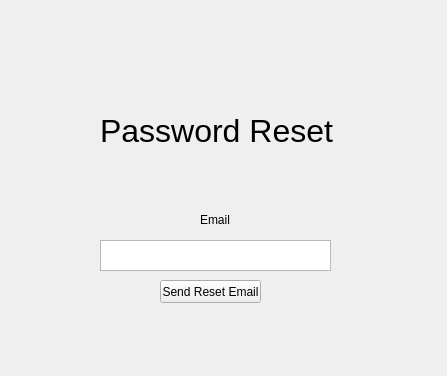
<?xml version="1.0" encoding="UTF-8"?>
<ui version="4.0">
 <class>Form</class>
 <widget class="QWidget" name="Form">
  <property name="geometry">
   <rect>
    <x>0</x>
    <y>0</y>
    <width>447</width>
    <height>376</height>
   </rect>
  </property>
  <property name="windowTitle">
   <string>Form</string>
  </property>
  <widget class="QLabel" name="label_4">
   <property name="geometry">
    <rect>
     <x>100</x>
     <y>110</y>
     <width>241</width>
     <height>41</height>
    </rect>
   </property>
   <property name="font">
    <font>
     <pointsize>24</pointsize>
    </font>
   </property>
   <property name="text">
    <string>Password Reset</string>
   </property>
  </widget>
  <widget class="QLabel" name="label_3">
   <property name="geometry">
    <rect>
     <x>200</x>
     <y>210</y>
     <width>71</width>
     <height>20</height>
    </rect>
   </property>
   <property name="text">
    <string>Email</string>
   </property>
  </widget>
  <widget class="QTextEdit" name="ResetEmail">
   <property name="geometry">
    <rect>
     <x>100</x>
     <y>240</y>
     <width>231</width>
     <height>31</height>
    </rect>
   </property>
  </widget>
  <widget class="QPushButton" name="pushButton">
   <property name="geometry">
    <rect>
     <x>160</x>
     <y>280</y>
     <width>101</width>
     <height>23</height>
    </rect>
   </property>
   <property name="text">
    <string>Send Reset Email</string>
   </property>
  </widget>
 </widget>
 <resources/>
 <connections/>
</ui>
